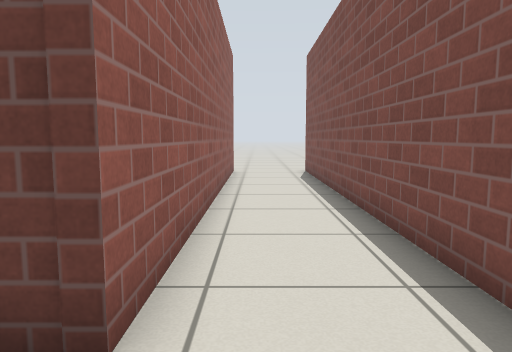
View 1 (above)

19 first-person views from a walk through a robot-simulator world made for Gazebo. The camera is 0.74 m above the floor, tilts 6° down and sees 70° across. The floor is counted in squares, 0.5 m on a side. Each view is taken from the middle of a square. On the plan, view 1 faces up. The plan holds only what a view shows up to about 16 squares ahead; the rest is blank. The robots in the file are not drawn. Gazebo's built-in surfaces are drawn with simple patterns.

View 2
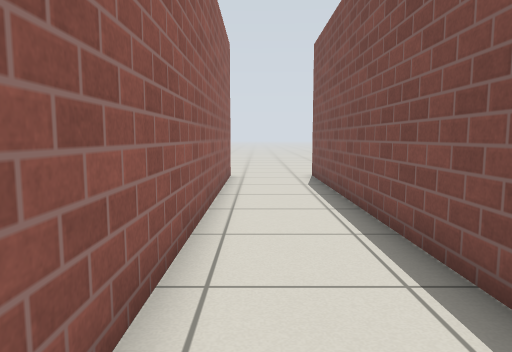

View 3
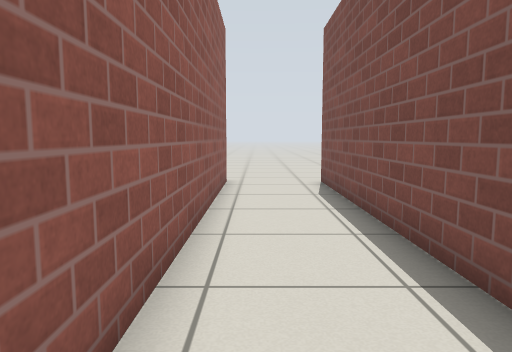

View 4
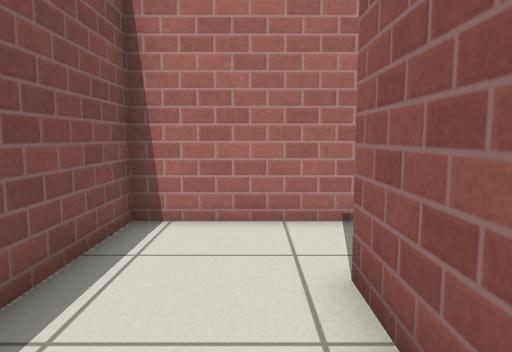

View 5
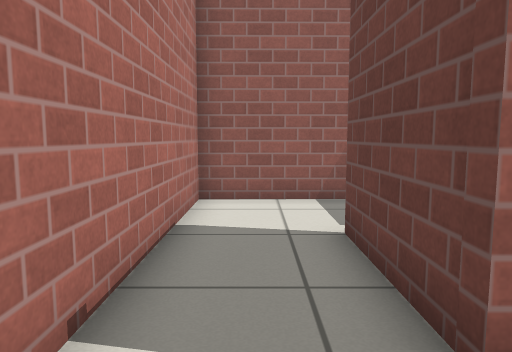

View 6
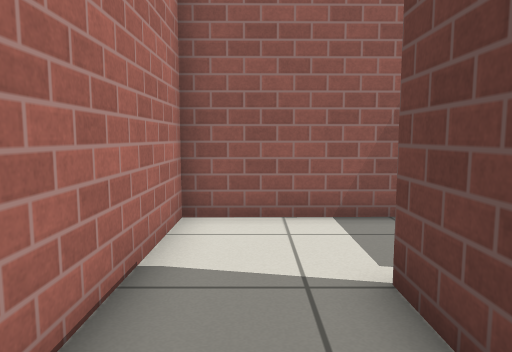

View 7
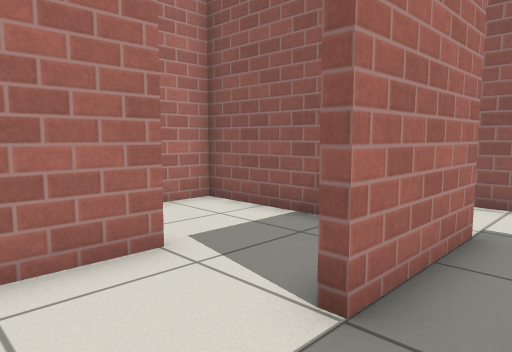

View 8
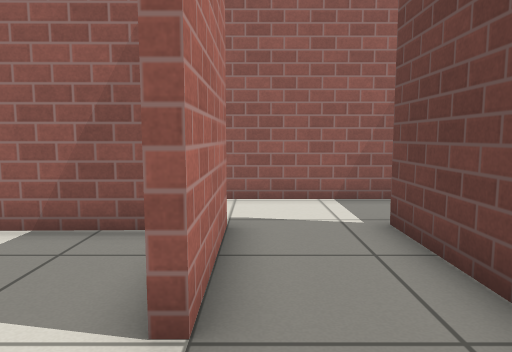

View 9
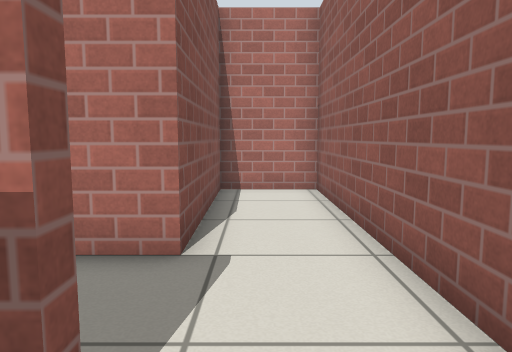

View 10
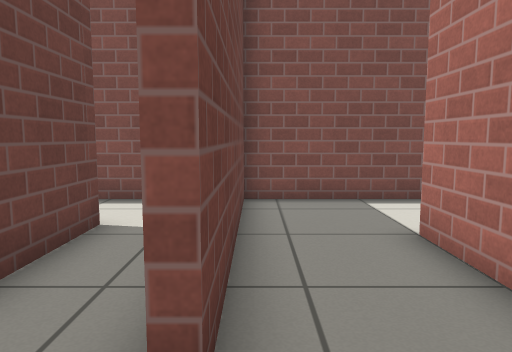

View 11
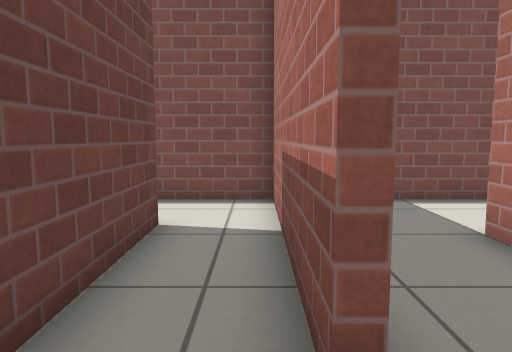

View 12
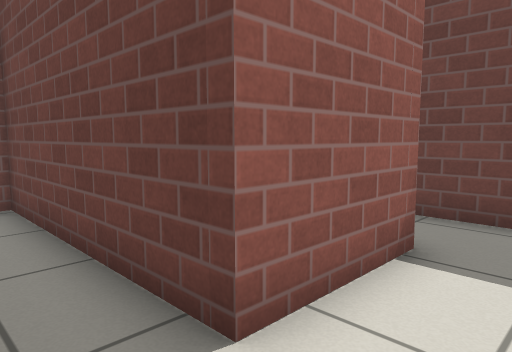

View 13
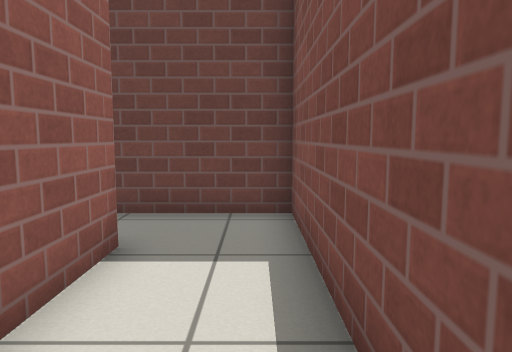

View 14
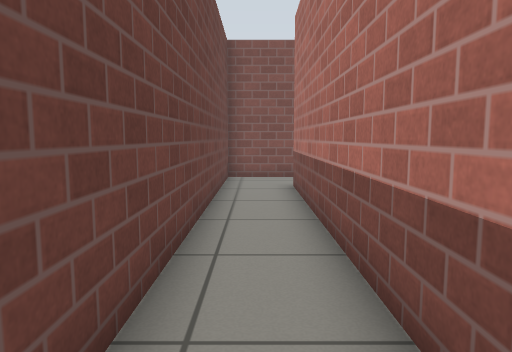

View 15
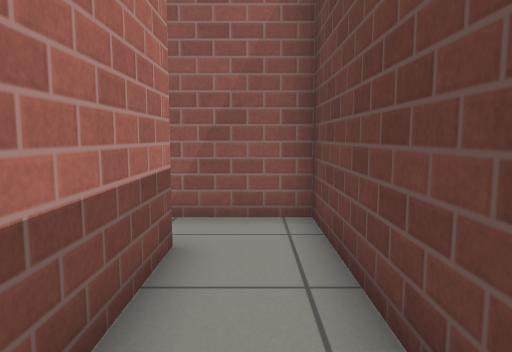

View 16
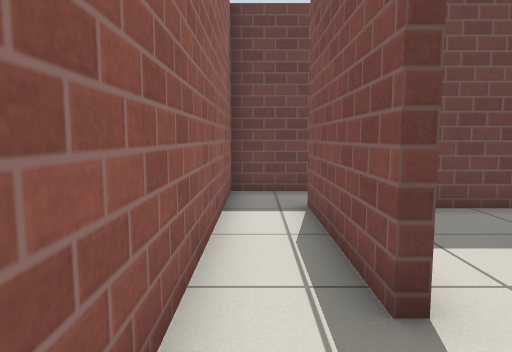

View 17
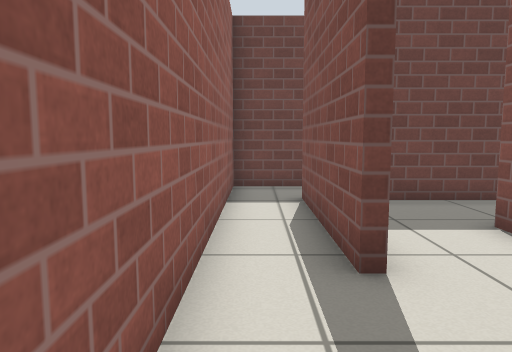

View 18
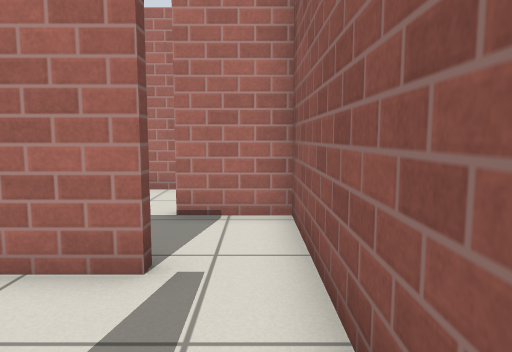

View 19
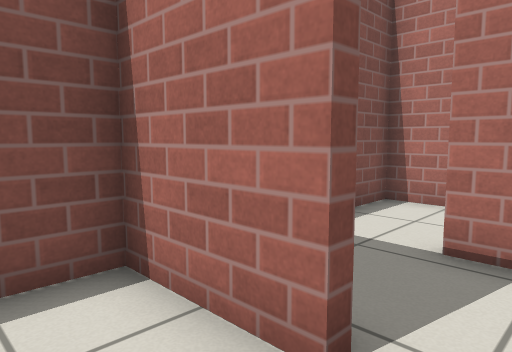

### Floor plan
Points are (right, up) in squares from view 1. A wall is a line through its corners. A room is listed if a view was taken in it or the views show most of it. See-through windows are left out.
Room 1 (views 1, 2, 3, 4, 5, 6)
walls: (-1, 16.4) (-1, 2.4) (-4.6, 2.4); (-7.7, 1.5) (-7.7, -0.4) (2.2, -0.4) (2.2, 16.4)
ways out: opening at (-6, 2) to room 7; opening at (-1, 17); opening at (2, 17)
Room 2 (views 7, 8, 10)
walls: (-10.7, 8.5) (-10.7, -0.4) (-7.9, -0.4); (-1.3, 4.4) (-1.3, 8.3) (-8.3, 8.3); (-8.1, -0.4) (-8.1, 5.5) (-4.5, 5.5) (-4.5, 5.1)
ways out: opening at (-9.5, 8) to room 3; opening at (-3, 5) to room 7
Room 3 (views 9, 11, 12, 13)
walls: (-8.3, 8.6) (-1.3, 8.6) (-1.3, 16) (-3.5, 16); (-3.9, 13.9) (-3.9, 10.7) (-10.7, 10.7) (-10.7, 8.5)
ways out: opening at (-9.5, 8) to room 2; opening at (-4, 15) to room 4
Room 4 (views 14, 15)
walls: (-13.9, 13.9) (-3.9, 13.9); (-3.5, 16) (-15.7, 16) (-15.7, 14.5)
ways out: opening at (-4, 15) to room 3; opening at (-15, 15) to room 6
Room 5 (views 16, 17)
walls: (-13.9, 5.7) (-13.9, 6.2); (-15.7, 6.6) (-15.7, 3.1) (-13.4, 3.1)
ways out: opening at (-14.5, 6) to room 6; opening at (-12.5, 3)
Room 6 (views 18, 19)
walls: (-11, 10.5) (-11, 11); (-13.9, 8.7) (-13.9, 13.9); (-9.3, 13.6) (-11.9, 13.6); (-15.7, 14.5) (-15.7, 6.6); (-13.9, 6.2) (-11, 6.2) (-11, 7.4)
ways out: opening at (-15, 15) to room 4; opening at (-14.5, 6) to room 5
Room 7 (no view inside)
walls: (-4.6, 2.7) (-2.6, 2.7); (-7.7, 4.2) (-7.7, 1.5); (-1.3, 3.4) (-1.3, 4.4)
ways out: opening at (-6, 2) to room 1; opening at (-3, 5) to room 2

Positions as (right, up) in squares from view 1, and headings:
1: (0, 0), facing up
2: (0, 2), facing up
3: (0, 4), facing up
4: (0, 6), facing down
5: (1, 1), facing left
6: (-1, 1), facing left
7: (-2, 7), facing down-left
8: (-2, 6), facing left
9: (-9, 10), facing down
10: (-10, 8), facing right
11: (-10, 9), facing right
12: (-2, 9), facing up-left
13: (-2, 9), facing up
14: (-15, 15), facing right
15: (-9, 15), facing left
16: (-15, 6), facing up
17: (-15, 5), facing up
18: (-15, 10), facing down
19: (-15, 8), facing down-right
